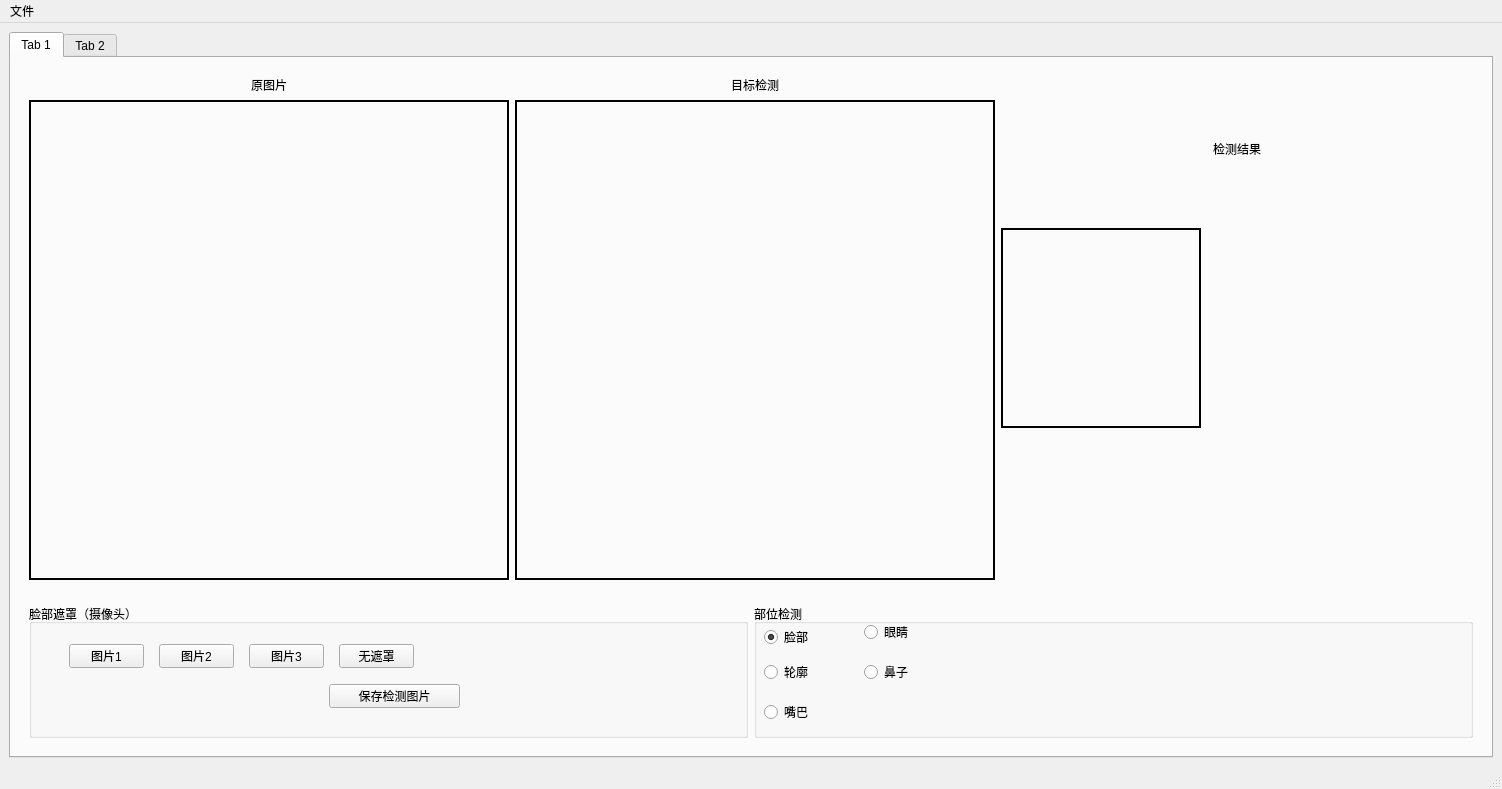
<?xml version="1.0" encoding="UTF-8"?>
<ui version="4.0">
 <class>MainWindow</class>
 <widget class="QMainWindow" name="MainWindow">
  <property name="geometry">
   <rect>
    <x>0</x>
    <y>0</y>
    <width>1502</width>
    <height>785</height>
   </rect>
  </property>
  <property name="windowTitle">
   <string>MainWindow</string>
  </property>
  <widget class="QWidget" name="centralwidget">
   <layout class="QHBoxLayout" name="horizontalLayout">
    <item>
     <widget class="QTabWidget" name="tabWidget">
      <property name="currentIndex">
       <number>0</number>
      </property>
      <widget class="QWidget" name="tab">
       <attribute name="title">
        <string>Tab 1</string>
       </attribute>
       <layout class="QHBoxLayout" name="horizontalLayout_4" stretch="4">
        <item>
         <widget class="QWidget" name="widget" native="true">
          <layout class="QVBoxLayout" name="verticalLayout" stretch="0,1">
           <property name="leftMargin">
            <number>0</number>
           </property>
           <property name="topMargin">
            <number>0</number>
           </property>
           <property name="rightMargin">
            <number>0</number>
           </property>
           <property name="bottomMargin">
            <number>0</number>
           </property>
           <item>
            <widget class="QWidget" name="widget_3" native="true">
             <property name="sizePolicy">
              <sizepolicy hsizetype="Preferred" vsizetype="Preferred">
               <horstretch>0</horstretch>
               <verstretch>0</verstretch>
              </sizepolicy>
             </property>
             <layout class="QHBoxLayout" name="horizontalLayout_2">
              <item>
               <layout class="QVBoxLayout" name="verticalLayout_2" stretch="1,9">
                <item>
                 <widget class="QLabel" name="label">
                  <property name="text">
                   <string>原图片</string>
                  </property>
                  <property name="alignment">
                   <set>Qt::AlignCenter</set>
                  </property>
                 </widget>
                </item>
                <item>
                 <widget class="VideoWidget" name="lab_face">
                  <property name="sizePolicy">
                   <sizepolicy hsizetype="Fixed" vsizetype="Fixed">
                    <horstretch>0</horstretch>
                    <verstretch>0</verstretch>
                   </sizepolicy>
                  </property>
                  <property name="minimumSize">
                   <size>
                    <width>480</width>
                    <height>480</height>
                   </size>
                  </property>
                  <property name="maximumSize">
                   <size>
                    <width>16777215</width>
                    <height>16777215</height>
                   </size>
                  </property>
                  <property name="styleSheet">
                   <string notr="true">QLabel {
    border: 2px solid black;
    padding: 2px; /* 如果需要增加内边距，可选 */
}
</string>
                  </property>
                  <property name="text">
                   <string/>
                  </property>
                 </widget>
                </item>
               </layout>
              </item>
              <item>
               <layout class="QVBoxLayout" name="verticalLayout_3" stretch="1,9">
                <item>
                 <widget class="QLabel" name="label_2">
                  <property name="text">
                   <string>目标检测</string>
                  </property>
                  <property name="alignment">
                   <set>Qt::AlignCenter</set>
                  </property>
                 </widget>
                </item>
                <item>
                 <widget class="VideoWidget" name="lab_dectface">
                  <property name="sizePolicy">
                   <sizepolicy hsizetype="Fixed" vsizetype="Fixed">
                    <horstretch>0</horstretch>
                    <verstretch>0</verstretch>
                   </sizepolicy>
                  </property>
                  <property name="minimumSize">
                   <size>
                    <width>480</width>
                    <height>480</height>
                   </size>
                  </property>
                  <property name="maximumSize">
                   <size>
                    <width>16777215</width>
                    <height>16777215</height>
                   </size>
                  </property>
                  <property name="styleSheet">
                   <string notr="true">QLabel {
    border: 2px solid black;
    padding: 2px; /* 如果需要增加内边距，可选 */
}
</string>
                  </property>
                  <property name="text">
                   <string/>
                  </property>
                 </widget>
                </item>
               </layout>
              </item>
              <item>
               <layout class="QVBoxLayout" name="verticalLayout_4" stretch="1,5,1">
                <item>
                 <widget class="QLabel" name="label_3">
                  <property name="text">
                   <string>检测结果</string>
                  </property>
                  <property name="alignment">
                   <set>Qt::AlignCenter</set>
                  </property>
                 </widget>
                </item>
                <item>
                 <widget class="VideoWidget" name="lab_dectarea">
                  <property name="sizePolicy">
                   <sizepolicy hsizetype="Fixed" vsizetype="Fixed">
                    <horstretch>0</horstretch>
                    <verstretch>0</verstretch>
                   </sizepolicy>
                  </property>
                  <property name="minimumSize">
                   <size>
                    <width>200</width>
                    <height>200</height>
                   </size>
                  </property>
                  <property name="styleSheet">
                   <string notr="true">QLabel {
    border: 2px solid black;
    padding: 2px; /* 如果需要增加内边距，可选 */
}
</string>
                  </property>
                  <property name="text">
                   <string/>
                  </property>
                  <property name="alignment">
                   <set>Qt::AlignCenter</set>
                  </property>
                 </widget>
                </item>
                <item>
                 <widget class="QLabel" name="label_4">
                  <property name="text">
                   <string/>
                  </property>
                  <property name="alignment">
                   <set>Qt::AlignCenter</set>
                  </property>
                 </widget>
                </item>
               </layout>
              </item>
             </layout>
            </widget>
           </item>
           <item>
            <widget class="QWidget" name="widget_2" native="true">
             <property name="minimumSize">
              <size>
               <width>150</width>
               <height>150</height>
              </size>
             </property>
             <layout class="QHBoxLayout" name="horizontalLayout_5" stretch="1,1">
              <item>
               <widget class="QGroupBox" name="groupBox_2">
                <property name="title">
                 <string>脸部遮罩（摄像头）</string>
                </property>
                <widget class="QPushButton" name="btn_mask">
                 <property name="geometry">
                  <rect>
                   <x>40</x>
                   <y>40</y>
                   <width>75</width>
                   <height>24</height>
                  </rect>
                 </property>
                 <property name="text">
                  <string>图片1</string>
                 </property>
                </widget>
                <widget class="QPushButton" name="btn_mask2">
                 <property name="geometry">
                  <rect>
                   <x>130</x>
                   <y>40</y>
                   <width>75</width>
                   <height>24</height>
                  </rect>
                 </property>
                 <property name="text">
                  <string>图片2</string>
                 </property>
                </widget>
                <widget class="QPushButton" name="btn_mask3">
                 <property name="geometry">
                  <rect>
                   <x>220</x>
                   <y>40</y>
                   <width>75</width>
                   <height>24</height>
                  </rect>
                 </property>
                 <property name="text">
                  <string>图片3</string>
                 </property>
                </widget>
                <widget class="QPushButton" name="btn_none_mask">
                 <property name="geometry">
                  <rect>
                   <x>310</x>
                   <y>40</y>
                   <width>75</width>
                   <height>24</height>
                  </rect>
                 </property>
                 <property name="text">
                  <string>无遮罩</string>
                 </property>
                </widget>
                <widget class="QPushButton" name="btn_save">
                 <property name="geometry">
                  <rect>
                   <x>300</x>
                   <y>80</y>
                   <width>131</width>
                   <height>24</height>
                  </rect>
                 </property>
                 <property name="text">
                  <string>保存检测图片</string>
                 </property>
                </widget>
               </widget>
              </item>
              <item>
               <widget class="QGroupBox" name="groupBox_3">
                <property name="title">
                 <string>部位检测</string>
                </property>
                <widget class="QRadioButton" name="cbx_eyes">
                 <property name="geometry">
                  <rect>
                   <x>110</x>
                   <y>20</y>
                   <width>91</width>
                   <height>16</height>
                  </rect>
                 </property>
                 <property name="text">
                  <string>眼睛</string>
                 </property>
                </widget>
                <widget class="QRadioButton" name="cbx_face">
                 <property name="geometry">
                  <rect>
                   <x>10</x>
                   <y>25</y>
                   <width>61</width>
                   <height>16</height>
                  </rect>
                 </property>
                 <property name="text">
                  <string>脸部</string>
                 </property>
                 <property name="checked">
                  <bool>true</bool>
                 </property>
                </widget>
                <widget class="QRadioButton" name="cbx_mouth">
                 <property name="geometry">
                  <rect>
                   <x>10</x>
                   <y>100</y>
                   <width>71</width>
                   <height>16</height>
                  </rect>
                 </property>
                 <property name="text">
                  <string>嘴巴</string>
                 </property>
                </widget>
                <widget class="QRadioButton" name="cbx_contours">
                 <property name="geometry">
                  <rect>
                   <x>10</x>
                   <y>60</y>
                   <width>61</width>
                   <height>16</height>
                  </rect>
                 </property>
                 <property name="text">
                  <string>轮廓</string>
                 </property>
                </widget>
                <widget class="QRadioButton" name="cbx_nose">
                 <property name="geometry">
                  <rect>
                   <x>110</x>
                   <y>60</y>
                   <width>61</width>
                   <height>16</height>
                  </rect>
                 </property>
                 <property name="text">
                  <string>鼻子</string>
                 </property>
                </widget>
               </widget>
              </item>
             </layout>
            </widget>
           </item>
          </layout>
         </widget>
        </item>
       </layout>
      </widget>
      <widget class="QWidget" name="tab_2">
       <attribute name="title">
        <string>Tab 2</string>
       </attribute>
      </widget>
     </widget>
    </item>
   </layout>
  </widget>
  <widget class="QMenuBar" name="menubar">
   <property name="geometry">
    <rect>
     <x>0</x>
     <y>0</y>
     <width>1502</width>
     <height>22</height>
    </rect>
   </property>
   <widget class="QMenu" name="menu">
    <property name="title">
     <string>文件</string>
    </property>
    <addaction name="action_open_picture"/>
    <addaction name="action_open_video"/>
    <addaction name="action_open_camera"/>
    <addaction name="separator"/>
    <addaction name="action_exit"/>
   </widget>
   <addaction name="menu"/>
  </widget>
  <widget class="QStatusBar" name="statusbar"/>
  <action name="action_open_picture">
   <property name="text">
    <string>打开图片</string>
   </property>
  </action>
  <action name="action_open_video">
   <property name="text">
    <string>打开视频</string>
   </property>
  </action>
  <action name="action_open_camera">
   <property name="text">
    <string>打开摄像头</string>
   </property>
  </action>
  <action name="action_exit">
   <property name="text">
    <string>退出</string>
   </property>
  </action>
 </widget>
 <customwidgets>
  <customwidget>
   <class>VideoWidget</class>
   <extends>QLabel</extends>
   <header location="global">video_widget</header>
  </customwidget>
 </customwidgets>
 <resources/>
 <connections/>
</ui>
